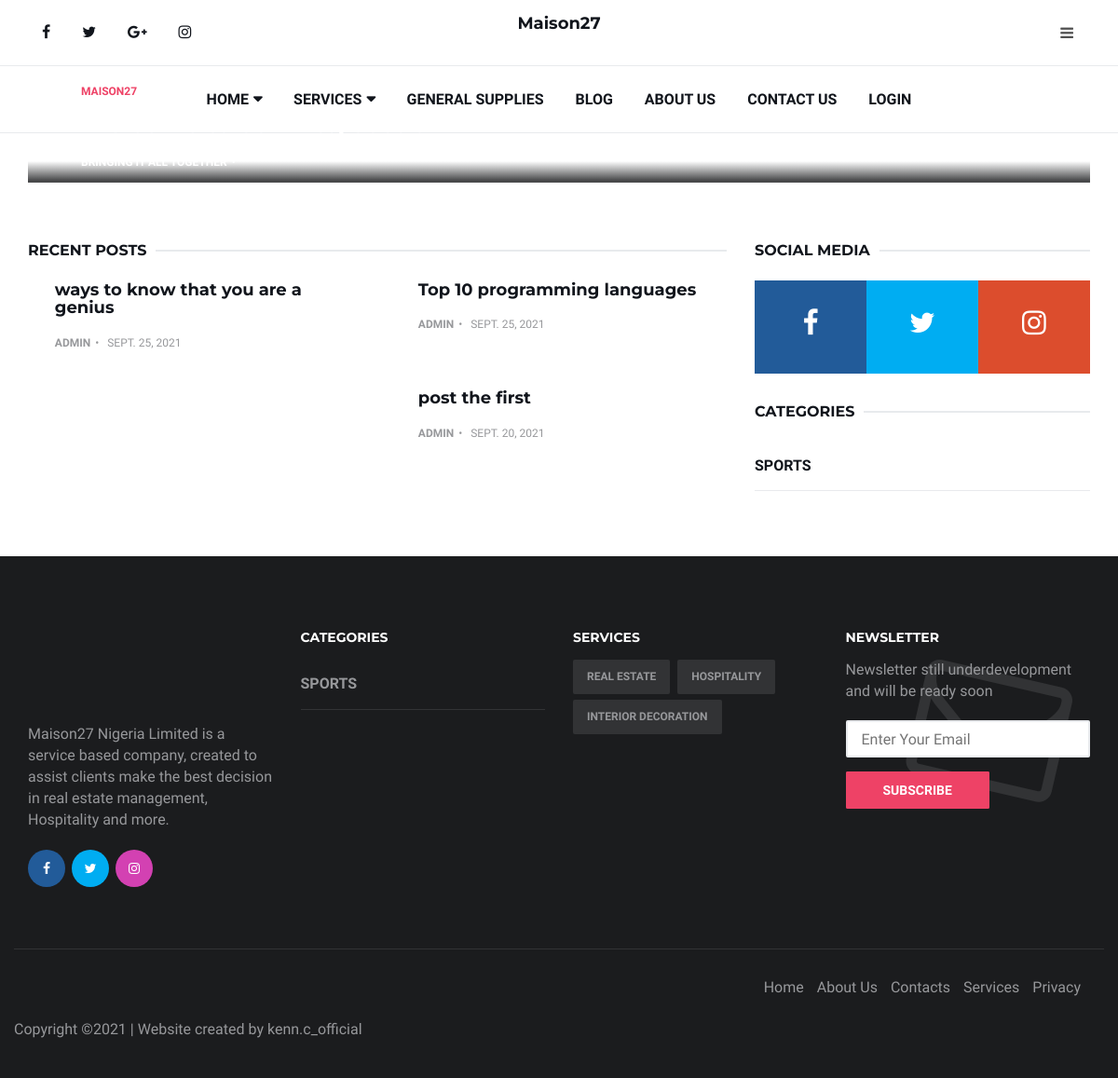
Screenshot of /Blog_list/ with the database file from the repository.
### Blog/models.py (models this page shows, shortened)
class BlogPost(models.Model):
    title = models.CharField(max_length=255)
    subtitle = models.CharField(max_length=255)
    image = CloudinaryField('image', null=True, blank=True)
    author = models.ForeignKey(User, on_delete=models.CASCADE)
    category = models.CharField(max_length=255, default='uncategorize')
    content = RichTextField(blank=True, null=True)
    date_posted = models.DateField(auto_now_add=True)
    blog_quote = models.CharField(max_length=500, blank=True)
    facebook_url = models.URLField(max_length=255, null=True, blank=True)
    instagram_url = models.URLField(max_length=255, null=True, blank=True)
    twitter_url = models.URLField(max_length=255, null=True, blank=True)
    gmail_url = models.URLField(max_length=255, null=True, blank=True)
    writers_name =  models.CharField(max_length=200, default='Admin')
    writers_summery = models.TextField(default='I hope this article was helpful to you, Thank you')
    side_summery = models.CharField(max_length=600)

class Category(models.Model):
    name = models.CharField(max_length=255)
    def __str__(self):
        return self.name

### Blog/views.py (the view)
# urls.py: path('Blog_list/', BlogListView.as_view(), name="blog"),
class BlogListView(ListView):
    context_object_name = 'Blog'
    template_name = 'blog_list.html'
    ordering = ['-date_posted']
    queryset = BlogPost.objects.all()
    paginate_by = 6
    def get_context_data(self, *args, **kwargs):
        cat_menu = Category.objects.all()
        context = super(BlogListView, self).get_context_data(*args, **kwargs)
        context["cat_menu"] = cat_menu
        context["Main_Services"] = Main_Service.objects.all()
        context["Blog_lists"] = self.queryset
        return context

### Blog/templates/blog_list.html (shortened to what this page needs)
{% load static %}
<!DOCTYPE html>
<html lang="en">
<head>
	<link type="text/css" rel="stylesheet" href="{% static 'Blog/blog_static/css/bootstrap.min.css'%}" />
	<link rel="stylesheet" href="{% static 'Blog/blog_static/css/font-awesome.min.css'%}">
	<link type="text/css" rel="stylesheet" href="{% static 'Blog/blog_static/css/style.css'%}" />
	<link rel="stylesheet" href="{% static 'Blog/CSS2/style.css' %}">
</head>
<body>
	<header id="header">
		<div id="nav">
			<div id="nav-top">
				<div class="container">
					<ul class="nav-social">
						<li><a href="#"><i class="fa fa-facebook"></i></a></li>
						<li><a href="#"><i class="fa fa-twitter"></i></a></li>
						<li><a href="#"><i class="fa fa-google-plus"></i></a></li>
						<li><a href="#"><i class="fa fa-instagram"></i></a></li>
					</ul>
					<div class="nav-logo">
						<h1><a href="index.html" class="navbar-brand">Maison27</a></h1>
					</div>
					<div class="nav-btns">
						<button class="aside-btn"><i class="fa fa-bars"></i></button>
					</div>
				</div>
			</div>
			<div id="nav-bottom">
				<div class="container">
					<ul class="nav-menu">
						<li class="has-dropdown">
							<a href="{% url 'home' %}">Home</a>
						</li>
						<li class="has-dropdown megamenu">
							<a href="{% url 'services' %}">Services</a>
						</li>
						<li><a href="{% url 'general_supplies' %}" class="nav-link">General Supplies</a></li>
						<li><a href="{% url 'blog' %}">Blog</a></li>
						<li><a href="{% url 'about' %}">About us</a></li>
						<li><a href="{% url 'contact_us' %}">contact us</a></li>
						<li class="has-dropdown">
							{% if user.is_authenticated %}
							<a href="#" data-toggle="dropdown" class="nav-link dropdown-toggle user-action"><img src="{% static 'Blog/images/at_symbol.png'%}" class="avatar" alt="Avatar"> {{ user.username }}</b></a>
							<div class="dropdown">
								<div class="dropdown-body">
									<ul class="dropdown-list">
										{% if user.is_superuser %}
										<li> <a href="{% url 'add_post' %}" class="dropdown-item"><i class="fa fa-user-o"></i>&nbsp;Add Post</a></li>
										<li> <a href="" class="dropdown-item"><i class="fa fa-calendar-o"></i> &nbsp;Add Category</a></li>
										<li><a href="{% url 'edit_profile' %}" class="dropdown-item"><i class="fa fa-sliders"></i>&nbsp;Edit Profile</a></li>
										<li><a href="{% url 'add_supply' %}" class="dropdown-item"><i class="fa ftco-animate"></i>Add Supply</a></li>
              							<li><a href="" class="dropdown-item"><i class="fa fa-calendar-o"></i>  Add Supply Category</a></li>
										<li><a href="{% url 'logout' %}" class="dropdown-item"><i class="material-icons">&#xE8AC;</i>&nbsp; Logout</a></li>
										{% else %}
										<li><a href="{% url 'edit_profile' %}" class="dropdown-item"><i class="fa fa-sliders"></i>&nbsp;Edit Profile</a></li>
										<li><a href="{% url 'logout' %}" class="dropdown-item"><i class="material-icons">&#xE8AC;</i>&nbsp; Logout</a></li>
										{% endif %}
									</ul>
								</div>
							</div>
							{% else %}
							<li><a href="{% url 'login' %}">Login</a></li>
							{% endif %}
						</li>
					</ul>
				</div>
			</div>
		</div>
	</header>
{% block content %}
	<div class="section">
		<div class="container">
			<div id="hot-post" class="row hot-post">
				<div class="col-md-12 hot-post-left">
					<div class="post post-thumb">
						<a class="post-img"><img src="https://images.unsplash.com/photo-1536706936563-c9e47fc563df?ixid=MnwxMjA3fDB8MHxzZWFyY2h8OHx8ZXhwbG9yZXxlbnwwfHwwfHw%3D&ixlib=rb-1.2.1&auto=format&fit=crop&w=400&q=60" alt=""></a>
						<div class="post-body">
							<div class="post-category">
								<a>Maison27</a>
							</div>
							<h3 class="post-title title-lg"><a>Welcome to our Blog section</a></h3>
							<ul class="post-meta">
								<li><a href="">Bringing it all together</a></li>
							</ul>
						</div>
					</div>
				</div>
			</div>
		</div>
	</div>
	<div class="section">
		<div class="container">
			<div class="row">
				<div class="col-md-8">
					<div class="row">
						<div class="col-md-12">
							<div class="section-title">
								<h2 class="title">Recent posts</h2>
							</div>
						</div>
						{% for BlogPost in object_list %}
						<div class="col-md-6">
							<div class="post">
								<a class="post-img" href="{% url 'BlogPost-details' BlogPost.pk %}"><img src="{{ BlogPost.image.url }}" alt=""></a>
								<div class="post-body">
									<h3 class="post-title"><a href="{% url 'BlogPost-details' BlogPost.pk %}">{{ BlogPost.title }}</a></h3>
									<ul class="post-meta">
										<li><a href="author.html">{{ BlogPost.author }}</a></li>
										<li>{{ BlogPost.date_posted }}</li>
									</ul>
								</div>
							</div>
						</div>
						{% endfor %}
					</div>
					</div>
				<div class="col-md-4">
          <div class="aside-widget">
            <div class="section-title">
              <h2 class="title">Social Media</h2>
            </div>
            <div class="social-widget">
              <ul>
                <li>
                  <a href="#" class="social-facebook">
                    <i class="fa fa-facebook"></i>
                  </a>
                </li>
                <li>
                  <a href="#" class="social-twitter">
                    <i class="fa fa-twitter"></i>
                  </a>
                </li>
                <li>
                  <a href="#" target="_blank" class="social-google-plus">
                    <i class="fa fa-instagram"></i>
                  </a>
                </li>
              </ul>
            </div>
          </div>
          <div class="aside-widget">
            <div class="section-title">
              <h2 class="title">Categories</h2>
            </div>
            <div class="category-widget">
              <ul>
                {% for item in cat_menu %}
                <li><a href="{% url 'category_detail' item|slugify %}">{{ item|upper }}</a></li>
                {% endfor %}
              </ul>
            </div>
          </div>
        </div>
      </div>
    </div>
  </div>
{% endblock %}
	<footer id="footer">
		<div class="container">
			<div class="row">
				<div class="col-md-3">
					<div class="footer-widget">
						<div class="footer-logo">
						</div>
						<p>Maison27 Nigeria Limited is a service based company, created to assist clients make the best decision in real estate management, Hospitality and more.</p>
						<ul class="contact-social">
							<li><a href="#" class="social-facebook"><i class="fa fa-facebook"></i></a></li>
							<li><a href="#" class="social-twitter"><i class="fa fa-twitter"></i></a></li>
							<li><a href="#" class="social-instagram"><i class="fa fa-instagram"></i></a></li>
						</ul>
					</div>
				</div>
				<div class="col-md-3">
					<div class="footer-widget">
						<h3 class="footer-title">Categories</h3>
						<div class="category-widget">
							<ul>
								{% for item in cat_menu %}
								<li><a href="{% url 'category_detail' item|slugify %}">{{ item|upper }}</span></a></li>
								{% endfor %}
							</ul>
						</div>
					</div>
				</div>
				<div class="col-md-3">
					<div class="footer-widget">
						<h3 class="footer-title">Services</h3>
						<div class="tags-widget">
							<ul>
								<li><a href="{% url 'services' %}">Real Estate</a></li>
								<li><a href="{% url 'services' %}">Hospitality</a></li>
								<li><a href="{% url 'services' %}">Interior Decoration</a></li>
							</ul>
						</div>
					</div>
				</div>
				<div class="col-md-3">
					<div class="footer-widget">
						<h3 class="footer-title">Newsletter</h3>
						<div class="newsletter-widget">
							<form>
								<p>Newsletter still underdevelopment and will be ready soon</p>
								<input class="input" name="newsletter" placeholder="Enter Your Email">
								<button class="primary-button">Subscribe</button>
							</form>
						</div>
					</div>
				</div>
			</div>
			<div class="footer-bottom row">
				<div class="col-md-6 col-md-push-6">
					<ul class="footer-nav">
						<li><a href="{% url 'home' %}">Home</a></li>
						<li><a href="{% url 'about' %}">About Us</a></li>
						<li><a href="{% url 'contact_us' %}">Contacts</a></li>
						<li><a href="{% url 'services' %}">Services</a></li>
						<li><a>Privacy</a></li>
					</ul>
				</div>
				<div class="col-md-6 col-md-pull-6">
				</div>
						Copyright &copy;<script>document.write(new Date().getFullYear());</script> | Website created by <a href="https://kenncofficial.herokuapp.com" target="_blank">kenn.c_official</a>
			</div>
		</div>
	</footer>
</body>
</html>

### rows the page displays
BlogPost: title "ways to know that you are a genius", author "ADMIN", date_posted "SEPT. 25, 2021"
BlogPost: title "Top 10 programming languages", author "ADMIN", date_posted "SEPT. 25, 2021"
BlogPost: title "post the first", author "ADMIN", date_posted "SEPT. 20, 2021"
Category: name "SPORTS"
